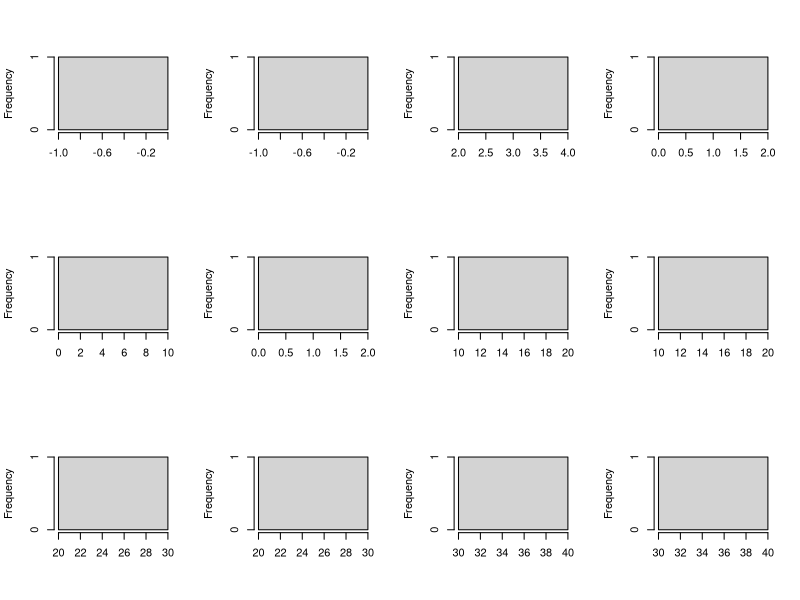

This figure's R source:
x<-read.table("Out_final_concentration_results.txt",sep="\t")
pdf("hist1.pdf",width=11,height=8.5)
nc<-sqrt(ncol(x))
par(mfrow=c(3,4))
for(i in 1:12){
    hist(as.numeric(x[i,]),xlab="",main="",nclass=nc)
}
dev.off()